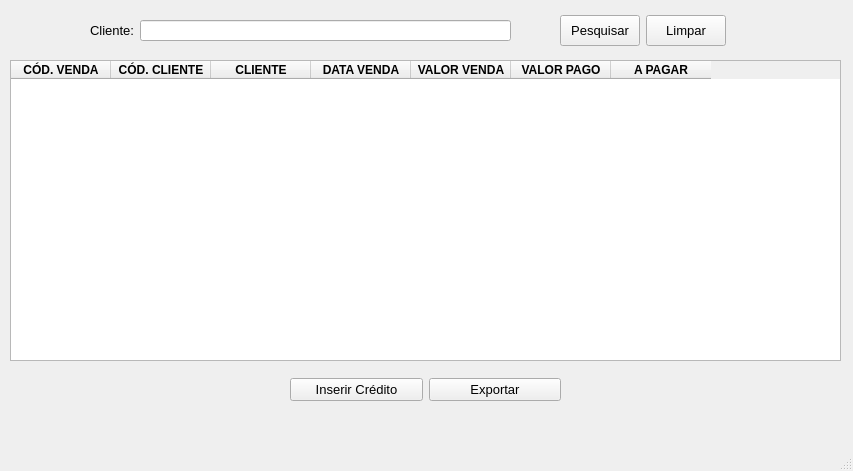
<?xml version="1.0" encoding="UTF-8"?>
<ui version="4.0">
 <class>FormDevedores</class>
 <widget class="QMainWindow" name="FormDevedores">
  <property name="geometry">
   <rect>
    <x>0</x>
    <y>0</y>
    <width>853</width>
    <height>471</height>
   </rect>
  </property>
  <property name="windowTitle">
   <string>Devedores</string>
  </property>
  <property name="windowIcon">
   <iconset>
    <normaloff>../../img/contas a receber.png</normaloff>../../img/contas a receber.png</iconset>
  </property>
  <widget class="QWidget" name="centralwidget">
   <widget class="QLabel" name="labelCliente">
    <property name="geometry">
     <rect>
      <x>90</x>
      <y>20</y>
      <width>51</width>
      <height>21</height>
     </rect>
    </property>
    <property name="font">
     <font>
      <pointsize>10</pointsize>
     </font>
    </property>
    <property name="text">
     <string>Cliente:</string>
    </property>
   </widget>
   <widget class="QLineEdit" name="editPesquisaCliente">
    <property name="geometry">
     <rect>
      <x>140</x>
      <y>20</y>
      <width>371</width>
      <height>21</height>
     </rect>
    </property>
    <property name="text">
     <string/>
    </property>
   </widget>
   <widget class="QTableWidget" name="tableDevedores">
    <property name="geometry">
     <rect>
      <x>10</x>
      <y>60</y>
      <width>831</width>
      <height>301</height>
     </rect>
    </property>
    <property name="layoutDirection">
     <enum>Qt::LeftToRight</enum>
    </property>
    <property name="autoFillBackground">
     <bool>false</bool>
    </property>
    <property name="editTriggers">
     <set>QAbstractItemView::NoEditTriggers</set>
    </property>
    <property name="gridStyle">
     <enum>Qt::SolidLine</enum>
    </property>
    <property name="rowCount">
     <number>0</number>
    </property>
    <column>
     <property name="text">
      <string>CÓD. VENDA</string>
     </property>
     <property name="font">
      <font>
       <weight>75</weight>
       <bold>true</bold>
      </font>
     </property>
     <property name="textAlignment">
      <set>AlignCenter</set>
     </property>
    </column>
    <column>
     <property name="text">
      <string>CÓD. CLIENTE</string>
     </property>
     <property name="font">
      <font>
       <weight>75</weight>
       <bold>true</bold>
      </font>
     </property>
     <property name="textAlignment">
      <set>AlignCenter</set>
     </property>
    </column>
    <column>
     <property name="text">
      <string>CLIENTE</string>
     </property>
     <property name="font">
      <font>
       <weight>75</weight>
       <bold>true</bold>
      </font>
     </property>
     <property name="textAlignment">
      <set>AlignCenter</set>
     </property>
    </column>
    <column>
     <property name="text">
      <string>DATA VENDA</string>
     </property>
     <property name="font">
      <font>
       <weight>75</weight>
       <bold>true</bold>
      </font>
     </property>
    </column>
    <column>
     <property name="text">
      <string>VALOR VENDA</string>
     </property>
     <property name="font">
      <font>
       <weight>75</weight>
       <bold>true</bold>
      </font>
     </property>
    </column>
    <column>
     <property name="text">
      <string>VALOR PAGO</string>
     </property>
     <property name="font">
      <font>
       <weight>75</weight>
       <bold>true</bold>
      </font>
     </property>
    </column>
    <column>
     <property name="text">
      <string>A PAGAR</string>
     </property>
     <property name="font">
      <font>
       <weight>75</weight>
       <bold>true</bold>
      </font>
     </property>
    </column>
   </widget>
   <widget class="QWidget" name="layoutWidget">
    <property name="geometry">
     <rect>
      <x>560</x>
      <y>15</y>
      <width>166</width>
      <height>31</height>
     </rect>
    </property>
    <layout class="QHBoxLayout" name="horizontalLayout">
     <item>
      <widget class="QPushButton" name="btnPesquisarCliente">
       <property name="maximumSize">
        <size>
         <width>100</width>
         <height>40</height>
        </size>
       </property>
       <property name="font">
        <font>
         <pointsize>10</pointsize>
        </font>
       </property>
       <property name="text">
        <string>Pesquisar</string>
       </property>
       <property name="icon">
        <iconset>
         <normaloff>../../img/lupa.png</normaloff>../../img/lupa.png</iconset>
       </property>
       <property name="iconSize">
        <size>
         <width>16</width>
         <height>16</height>
        </size>
       </property>
      </widget>
     </item>
     <item>
      <widget class="QPushButton" name="btnLimpar">
       <property name="maximumSize">
        <size>
         <width>100</width>
         <height>40</height>
        </size>
       </property>
       <property name="font">
        <font>
         <pointsize>10</pointsize>
        </font>
       </property>
       <property name="text">
        <string>Limpar</string>
       </property>
       <property name="icon">
        <iconset>
         <normaloff>../../img/borracha.png</normaloff>../../img/borracha.png</iconset>
       </property>
       <property name="iconSize">
        <size>
         <width>16</width>
         <height>16</height>
        </size>
       </property>
      </widget>
     </item>
    </layout>
   </widget>
   <widget class="QWidget" name="">
    <property name="geometry">
     <rect>
      <x>290</x>
      <y>370</y>
      <width>271</width>
      <height>40</height>
     </rect>
    </property>
    <layout class="QHBoxLayout" name="horizontalLayout_2">
     <item>
      <widget class="QPushButton" name="btnInserirCredito">
       <property name="font">
        <font>
         <pointsize>10</pointsize>
        </font>
       </property>
       <property name="text">
        <string>Inserir Crédito</string>
       </property>
       <property name="icon">
        <iconset>
         <normaloff>../../img/credit.png</normaloff>../../img/credit.png</iconset>
       </property>
       <property name="iconSize">
        <size>
         <width>30</width>
         <height>30</height>
        </size>
       </property>
      </widget>
     </item>
     <item>
      <widget class="QPushButton" name="btnExportar">
       <property name="font">
        <font>
         <pointsize>10</pointsize>
        </font>
       </property>
       <property name="text">
        <string>Exportar</string>
       </property>
       <property name="icon">
        <iconset>
         <normaloff>../../img/pdf.png</normaloff>../../img/pdf.png</iconset>
       </property>
       <property name="iconSize">
        <size>
         <width>30</width>
         <height>30</height>
        </size>
       </property>
      </widget>
     </item>
    </layout>
   </widget>
  </widget>
  <widget class="QStatusBar" name="statusbar"/>
 </widget>
 <tabstops>
  <tabstop>editPesquisaCliente</tabstop>
  <tabstop>btnPesquisarCliente</tabstop>
  <tabstop>btnLimpar</tabstop>
  <tabstop>tableDevedores</tabstop>
  <tabstop>btnInserirCredito</tabstop>
 </tabstops>
 <resources/>
 <connections>
  <connection>
   <sender>btnLimpar</sender>
   <signal>clicked()</signal>
   <receiver>editPesquisaCliente</receiver>
   <slot>clear()</slot>
   <hints>
    <hint type="sourcelabel">
     <x>617</x>
     <y>30</y>
    </hint>
    <hint type="destinationlabel">
     <x>218</x>
     <y>20</y>
    </hint>
   </hints>
  </connection>
 </connections>
</ui>
